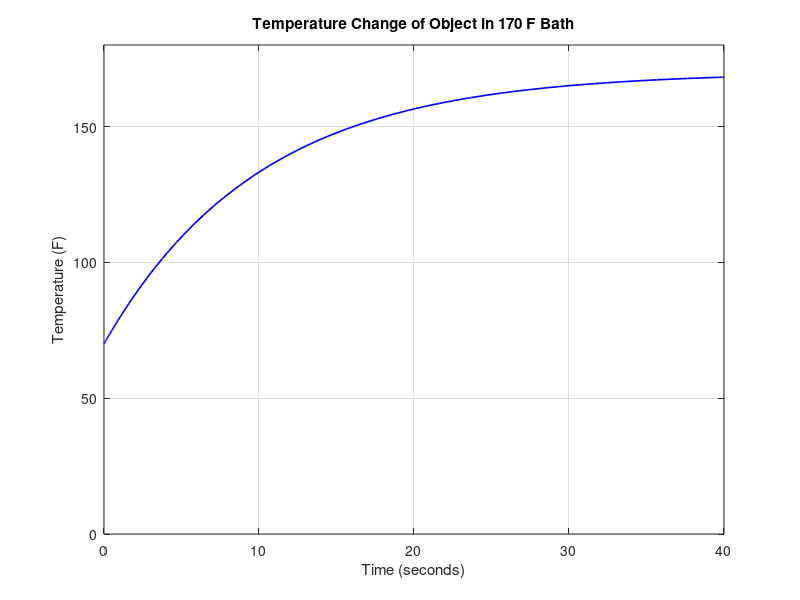

The MATLAB source for this figure:
% Temperature Application
% Constants
Ti = 70;     
Tb = 170;    

% Use ode to Solve from 0 to 40 seconds
[t,T] = ode45(@(t,T) (Tb - T)/10, [0 40], Ti);

% Temperatures at specific times
T10 = interp1(t,T,10);
T20 = interp1(t,T,20);
T40 = interp1(t,T,40);

fprintf('Temperature after 10 s: %.1f F\n', T10);
fprintf('Temperature after 20 s: %.1f F\n', T20);
fprintf('Temperature after 40 s: %.1f F\n', T40);

% Time to reach 160 degrees F
target = 160;
[~, idx] = min(abs(T - target));
t_target = t(idx);

fprintf('Time to reach 160 F: %.1f seconds\n', t_target);

% Plotting 
plot(t,T,'b','LineWidth',1.2)
grid on
title('Temperature Change of Object in 170 F Bath')
xlabel('Time (seconds)')
ylabel('Temperature (F)')
ylim([0 180])
